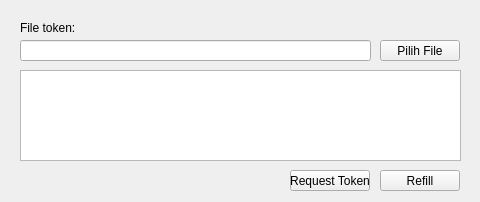
<?xml version="1.0" encoding="UTF-8"?>
<ui version="4.0">
 <class>RefillForm</class>
 <widget class="QWidget" name="RefillForm">
  <property name="geometry">
   <rect>
    <x>0</x>
    <y>0</y>
    <width>480</width>
    <height>202</height>
   </rect>
  </property>
  <property name="windowTitle">
   <string>Form Refill Token</string>
  </property>
  <widget class="QLabel" name="label">
   <property name="geometry">
    <rect>
     <x>20</x>
     <y>20</y>
     <width>61</width>
     <height>16</height>
    </rect>
   </property>
   <property name="text">
    <string>File token:</string>
   </property>
  </widget>
  <widget class="QLineEdit" name="lineEdit">
   <property name="geometry">
    <rect>
     <x>20</x>
     <y>40</y>
     <width>351</width>
     <height>21</height>
    </rect>
   </property>
  </widget>
  <widget class="QPushButton" name="pushButton">
   <property name="geometry">
    <rect>
     <x>380</x>
     <y>40</y>
     <width>80</width>
     <height>21</height>
    </rect>
   </property>
   <property name="text">
    <string>Pilih File</string>
   </property>
  </widget>
  <widget class="QPlainTextEdit" name="plainTextEdit">
   <property name="enabled">
    <bool>true</bool>
   </property>
   <property name="geometry">
    <rect>
     <x>20</x>
     <y>70</y>
     <width>441</width>
     <height>91</height>
    </rect>
   </property>
  </widget>
  <widget class="QPushButton" name="pushButton2">
   <property name="geometry">
    <rect>
     <x>380</x>
     <y>170</y>
     <width>80</width>
     <height>21</height>
    </rect>
   </property>
   <property name="text">
    <string>Refill</string>
   </property>
  </widget>
  <widget class="QPushButton" name="pushButton3">
   <property name="geometry">
    <rect>
     <x>290</x>
     <y>170</y>
     <width>80</width>
     <height>21</height>
    </rect>
   </property>
   <property name="text">
    <string>Request Token</string>
   </property>
  </widget>
 </widget>
 <resources/>
 <connections/>
</ui>
